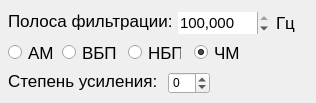
      <widget class="QWidget" name="DemodTab">
       <attribute name="title">
        <string>Демодуляция и фильтрация</string>
       </attribute>
       <widget class="QRadioButton" name="AMDemodRB">
        <property name="geometry">
         <rect>
          <x>8</x>
          <y>44</y>
          <width>51</width>
          <height>17</height>
         </rect>
        </property>
        <property name="font">
         <font>
          <pointsize>13</pointsize>
         </font>
        </property>
        <property name="cursor">
         <cursorShape>PointingHandCursor</cursorShape>
        </property>
        <property name="text">
         <string>АМ</string>
        </property>
        <attribute name="buttonGroup">
         <string notr="true">buttonGroup</string>
        </attribute>
       </widget>
       <widget class="QRadioButton" name="USBDemodRB">
        <property name="geometry">
         <rect>
          <x>62</x>
          <y>44</y>
          <width>57</width>
          <height>17</height>
         </rect>
        </property>
        <property name="font">
         <font>
          <pointsize>13</pointsize>
         </font>
        </property>
        <property name="cursor">
         <cursorShape>PointingHandCursor</cursorShape>
        </property>
        <property name="text">
         <string>ВБП</string>
        </property>
        <attribute name="buttonGroup">
         <string notr="true">buttonGroup</string>
        </attribute>
       </widget>
       <widget class="QRadioButton" name="LSBDemodRB">
        <property name="geometry">
         <rect>
          <x>128</x>
          <y>44</y>
          <width>53</width>
          <height>17</height>
         </rect>
        </property>
        <property name="font">
         <font>
          <pointsize>13</pointsize>
         </font>
        </property>
        <property name="cursor">
         <cursorShape>PointingHandCursor</cursorShape>
        </property>
        <property name="text">
         <string>НБП</string>
        </property>
        <attribute name="buttonGroup">
         <string notr="true">buttonGroup</string>
        </attribute>
       </widget>
       <widget class="QRadioButton" name="FMDemodRB">
        <property name="geometry">
         <rect>
          <x>194</x>
          <y>44</y>
          <width>49</width>
          <height>17</height>
         </rect>
        </property>
        <property name="font">
         <font>
          <pointsize>13</pointsize>
         </font>
        </property>
        <property name="cursor">
         <cursorShape>PointingHandCursor</cursorShape>
        </property>
        <property name="text">
         <string>ЧМ</string>
        </property>
        <property name="checked">
         <bool>true</bool>
        </property>
        <attribute name="buttonGroup">
         <string notr="true">buttonGroup</string>
        </attribute>
       </widget>
       <widget class="QSpinBox" name="ScaleFactorSB">
        <property name="geometry">
         <rect>
          <x>168</x>
          <y>72</y>
          <width>42</width>
          <height>22</height>
         </rect>
        </property>
        <property name="minimum">
         <number>-10</number>
        </property>
        <property name="maximum">
         <number>10</number>
        </property>
       </widget>
       <widget class="QSpinBox" name="FltBwSB">
        <property name="geometry">
         <rect>
          <x>178</x>
          <y>12</y>
          <width>91</width>
          <height>22</height>
         </rect>
        </property>
        <property name="font">
         <font>
          <pointsize>11</pointsize>
         </font>
        </property>
        <property name="layoutDirection">
         <enum>Qt::LeftToRight</enum>
        </property>
        <property name="frame">
         <bool>false</bool>
        </property>
        <property name="showGroupSeparator" stdset="0">
         <bool>true</bool>
        </property>
        <property name="minimum">
         <number>1</number>
        </property>
        <property name="maximum">
         <number>2400000</number>
        </property>
        <property name="singleStep">
         <number>1000</number>
        </property>
        <property name="value">
         <number>2000000</number>
        </property>
       </widget>
       <widget class="QLabel" name="FltBwHzLabel">
        <property name="geometry">
         <rect>
          <x>276</x>
          <y>12</y>
          <width>31</width>
          <height>22</height>
         </rect>
        </property>
        <property name="font">
         <font>
          <pointsize>13</pointsize>
         </font>
        </property>
        <property name="text">
         <string>Гц</string>
        </property>
       </widget>
       <widget class="QLabel" name="FltBwLabel">
        <property name="geometry">
         <rect>
          <x>8</x>
          <y>10</y>
          <width>165</width>
          <height>22</height>
         </rect>
        </property>
        <property name="font">
         <font>
          <pointsize>13</pointsize>
         </font>
        </property>
        <property name="text">
         <string>Полоса фильтрации:</string>
        </property>
       </widget>
       <widget class="QLabel" name="ScaleFactor">
        <property name="geometry">
         <rect>
          <x>8</x>
          <y>70</y>
          <width>155</width>
          <height>22</height>
         </rect>
        </property>
        <property name="font">
         <font>
          <pointsize>13</pointsize>
         </font>
        </property>
        <property name="text">
         <string>Степень усиления:</string>
        </property>
       </widget>
      </widget>
